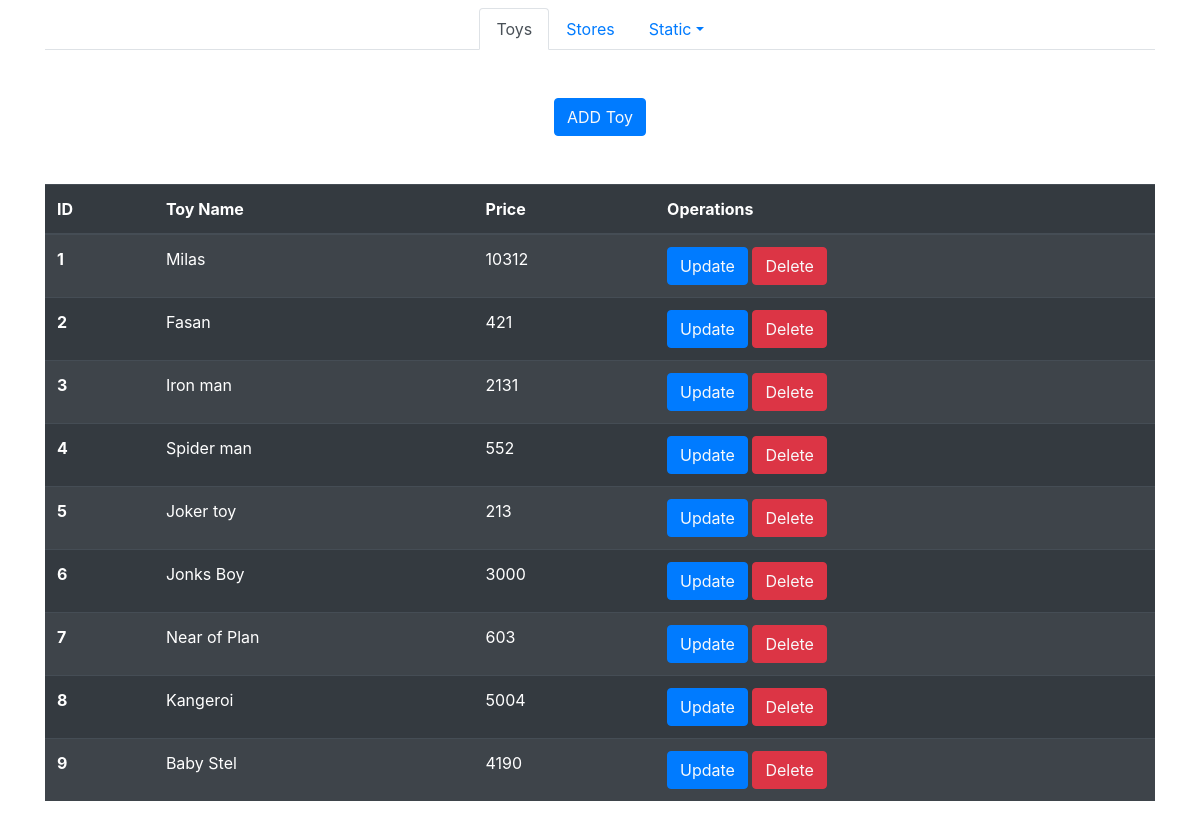
Screenshot of /toy/display.php with the database file from the repository.
### tables this page shows
CREATE TABLE IF NOT EXISTS toys (
  ID INT(11) NOT NULL AUTO_INCREMENT,
  name VARCHAR(30) NOT NULL,
  price int(10) NOT NULL,
  PRIMARY KEY (ID)
);

### src/toy/display.php (the view, shortened to what this page needs)
<?php
include '../connect.php';
?>
<!DOCTYPE html>
<html lang="en">
<head>
    <link rel="stylesheet" href="https://stackpath.bootstrapcdn.com/bootstrap/4.3.1/css/bootstrap.min.css"
>
</head>
<body>
<div class="container">
    <ul class="nav nav-tabs mt-2 justify-content-center">
        <li class="nav-item">
            <a class="nav-link active" href="display.php">Toys</a>
        </li>
        <li class="nav-item">
            <a class="nav-link" href="../stores/display.php">Stores</a>
        </li>
        <li class="nav-item dropdown">
            <a class="nav-link dropdown-toggle" data-toggle="dropdown" href="#" role="button" aria-haspopup="true"
               aria-expanded="false">Static</a>
        </li>
    </ul>
    <div class="text-center">
        <button class="btn btn-primary my-5"><a href="user.php" class="text-light">ADD Toy</a></button>
    </div>
    <table class="table table-striped table-dark">
        <thead>
        <tr>
            <th scope="col">ID</th>
            <th scope="col">Toy Name</th>
            <th scope="col">Price</th>
            <th scope="col">Operations</th>
        </tr>
        </thead>
        <tbody>
        <?php
        $sql = "select * from `toys`";
        $result = mysqli_query($con, $sql);
        if ($result) {
            while ($row = mysqli_fetch_assoc($result)) {
                $id = $row['ID'];
                $name = $row['name'];
                $price = $row['price'];
                echo '<tr>
                    <th scope="row">' . $id . '</th>
                    <td>' . $name . '</td>
                    <td>' . $price . '</td>
                    <td>
                        <button class = "btn btn-primary"><a href="update.php?updateid=' . $id . '" class="text-light">Update</a></button>
                        <button class = "btn btn-danger"> <a href="delete.php?deleteid=' . $id . '" class="text-light">Delete</a></button>
                    </td>
                </tr>';
            }
        }
        ?>
        </tbody>
    </table>
</div>
</body>
</html>

### rows the page displays
toys: ID "1", name "Milas", price "10312"
toys: ID "2", name "Fasan", price "421"
toys: ID "3", name "Iron man", price "2131"
toys: ID "4", name "Spider man", price "552"
toys: ID "5", name "Joker toy", price "213"
toys: ID "6", name "Jonks Boy", price "3000"
toys: ID "7", name "Near of Plan", price "603"
toys: ID "8", name "Kangeroi", price "5004"
toys: ID "9", name "Baby Stel", price "4190"
